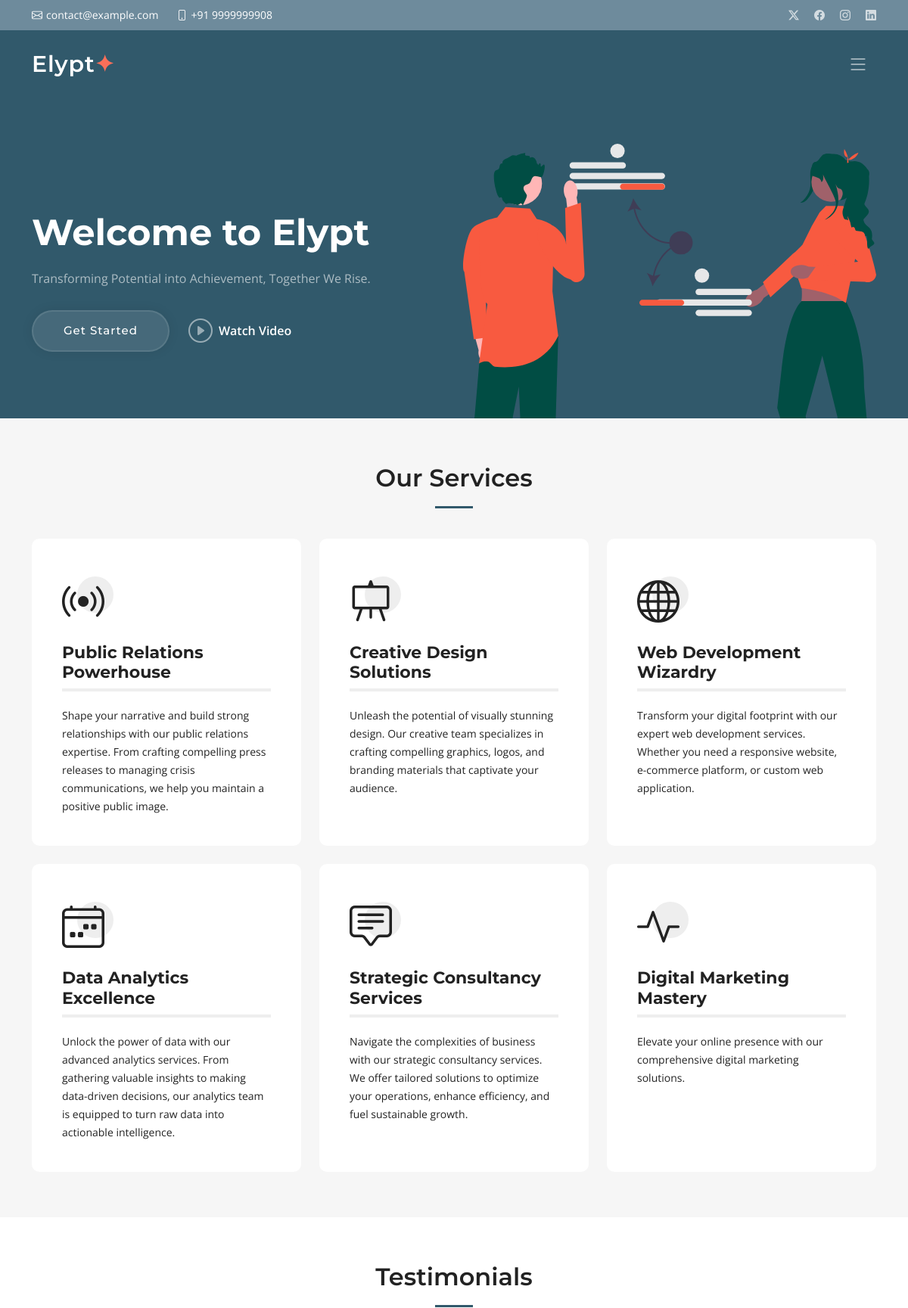
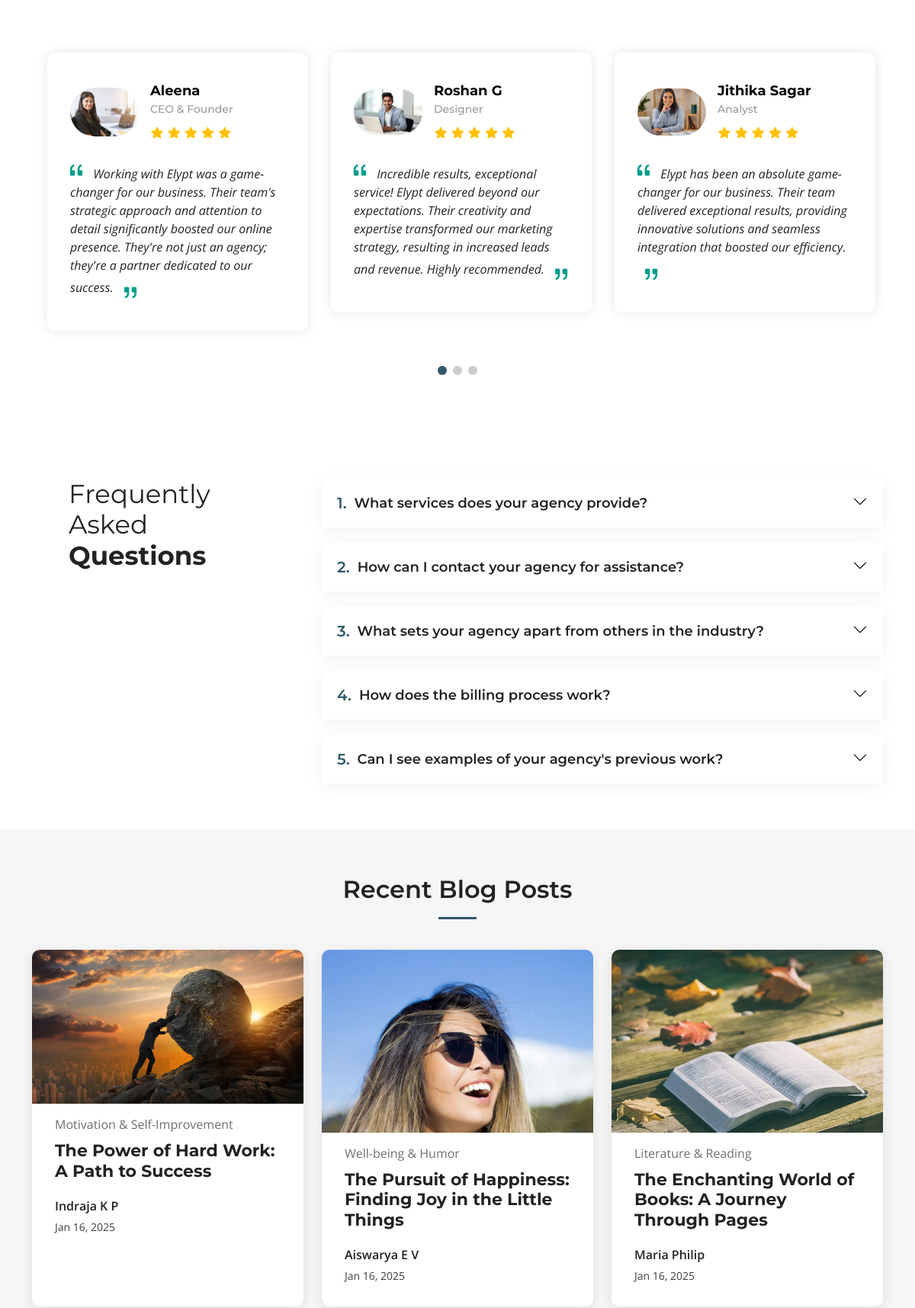
The page / (upper part) on the database its author committed (2 pictures, top to bottom).
### app/models.py (models this page shows, shortened)
class GeneralInfo(models.Model):
    company_name = models.CharField(max_length=255, default="Company")
    location = models.CharField(max_length=255)
    email = models.EmailField()
    phone = models.CharField(max_length=20)
    open_hours = models.CharField(max_length=100, blank=True, null=True)
    video_url = models.URLField(blank=True, null=True)
    twitter_url = models.URLField(blank=True, null=True)
    facebook_url = models.URLField(blank=True, null=True)
    instagram_url = models.URLField(blank=True, null=True)
    linkedin_url = models.URLField(blank=True, null=True)
    objects = models.Manager()

class Service(models.Model):
    icon = models.CharField(max_length=50, blank=True, null=True)
    title = models.CharField(max_length=255, unique=True)
    description = models.TextField()

class Testimonial(models.Model):
    user_image = models.CharField(max_length=255, blank=True, null=True)
    stars_count = [
        (1, "One"),
        (2, "Two"),
        (3, "Three"),
        (4, "Four"),
        (5, "Five"),
    ]
    rating_count = models.IntegerField(choices=stars_count)
    username = models.CharField(max_length=50)
    user_job_title = models.CharField(max_length=50)
    review = models.TextField()

class FrequentlyAskedQuestion(models.Model):
    question = models.CharField(max_length=255)
    answer = models.TextField()

class Blog(models.Model):
    blog_image = models.CharField(max_length=255, null=True, blank=True)
    category = models.CharField(max_length=50, null=True, blank=True)
    title = models.CharField(max_length=255)
    author = models.ForeignKey(
        Author, on_delete=models.PROTECT, null=True, blank=True)
    created_at = models.DateTimeField(default=timezone.now)
    content = RichTextField()  # models.TextField()

class Author(models.Model):
    first_name = models.CharField(max_length=50)
    last_name = models.CharField(max_length=50, null=True, blank=True)
    country = models.CharField(max_length=50)
    joined_at = models.DateTimeField(null=True, blank=True)

### app/views.py (the view)
# urls.py: path('', index, name="home"),
def index(request):
    general_info = GeneralInfo.objects.first()
    services = Service.objects.all()
    testimonials = Testimonial.objects.all()
    faqs = FrequentlyAskedQuestion.objects.all()
    recent_blogs = Blog.objects.all().order_by("-created_at")[:3]
    context = {
        "company_name": general_info.company_name,
        "location": general_info.location,
        "email": general_info.email,
        "phone": general_info.phone,
        "open_hours": general_info.open_hours,
        "video_url": general_info.video_url,
        "twitter_url": general_info.twitter_url,
        "facebook_url": general_info.facebook_url,
        "instagram_url": general_info.instagram_url,
        "linkedin_url": general_info.linkedin_url,
        "services": services,
        "testimonials": testimonials,
        "faqs": faqs,
        "recent_blogs": recent_blogs,
    }
    return render(request, "index.html", context)

### templates/index.html (shortened to what this page needs)
{% extends 'assets/main.html' %}
{% load static %}
{% block mainContent%}
    <section id="services" class="services sections-bg">
      <div class="container" data-aos="fade-up">
        <div class="section-header">
          <h2>Our Services</h2>
        </div>
        <div class="row gy-4" data-aos="fade-up" data-aos-delay="100">
        {% for service in services %}
          <div class="col-lg-4 col-md-6">
            <div class="service-item  position-relative">
              <div class="icon">
                <i class="{{service.icon}}"></i>
              </div>
              <h3>{{service.title}}</h3>
              <p>{{service.description}}</p>
            </div>
          </div>
        {% endfor %}
        </div>
      </div>
    </section>
    <section id="testimonials" class="testimonials">
      <div class="container" data-aos="fade-up">
        <div class="section-header">
          <h2>Testimonials</h2>
        </div>
        <div class="slides-3 swiper" data-aos="fade-up" data-aos-delay="100">
          <div class="swiper-wrapper">
          {% for testimonial in testimonials%}
            <div class="swiper-slide">
              <div class="testimonial-wrap">
                <div class="testimonial-item">
                  <div class="d-flex align-items-center">
                  {% if "http" in testimonial.user_image %}
                    <img src="{{testimonial.user_image}}" class="testimonial-img flex-shrink-0" alt="">
                  {% else %}
                    <img src="{% static testimonial.user_image %}" class="testimonial-img flex-shrink-0" alt="">
                  {% endif %}
                    <div>
                      <h3>{{testimonial.username}}</h3>
                      <h4>{{testimonial.user_job_title}}</h4>
                      <div class="stars">
                          {% for i in 'x'|ljust:testimonial.rating_count %}
                              <i class="bi bi-star-fill"></i>
                          {% endfor %}
                      </div>
                    </div>
                  </div>
                  <p>
                    <i class="bi bi-quote quote-icon-left"></i>
                    {{testimonial.review}}
                    <i class="bi bi-quote quote-icon-right"></i>
                  </p>
                </div>
              </div>
            </div>
          {% endfor %}
          </div>
          <div class="swiper-pagination"></div>
        </div>
      </div>
    </section>
    <section id="faq" class="faq">
      <div class="container" data-aos="fade-up">
        <div class="row gy-4">
          <div class="col-lg-4">
            <div class="content px-xl-5">
              <h3>Frequently Asked <strong>Questions</strong></h3>
            </div>
          </div>
          <div class="col-lg-8">
            <div class="accordion accordion-flush" id="faqlist" data-aos="fade-up" data-aos-delay="100">
            {% for faq in faqs %}
              <div class="accordion-item">
                <h3 class="accordion-header">
                  <button class="accordion-button collapsed" type="button" data-bs-toggle="collapse" data-bs-target="#faq-content-{{forloop.counter}}">
                    <span class="num">{{forloop.counter}}.</span>
                    {{faq.question}}
                  </button>
                </h3>
              </div>
            {% endfor %}
            </div>
          </div>
        </div>
      </div>
    </section>
    <section id="recent-posts" class="recent-posts sections-bg">
      <div class="container" data-aos="fade-up">
        <div class="section-header">
          <h2>Recent Blog Posts</h2>
        </div>
        <div class="row gy-4">
        {% for blog in recent_blogs%}
          <div class="col-xl-4 col-md-6">
            <article>
              <div class="post-img">
                {% if "http" in blog.blog_image %}
                      <img src="{{blog.blog_image}}" alt="" class="img-fluid">
                  {% else %}
                      <img src="{% static blog.blog_image %}" alt="" class="img-fluid">
                  {% endif %}
              </div>
              <p class="post-category">{{blog.category}}</p>
              <h2 class="title">
                <a href="{% url 'blog_detail' blog.id %}">{{blog.title}}</a>
              </h2>
              <div class="d-flex align-items-center">
                <div class="post-meta">
                  <p class="post-author">{{blog.author.first_name}} {{blog.author.last_name}}</p>
                  <p class="post-date">
                    <time datetime="2022-01-01">{{blog.created_at|date:"M j, Y"}}</time>
                  </p>
                </div>
              </div>
            </article>
          </div>
        {% endfor %}
        </div>
      </div>
    </section>
{% endblock mainContent %}

### templates/assets/main.html (shortened to what this page needs)
{% load static %}
<!DOCTYPE html>
<html lang="en">
<head>
  <link href="{% static 'assets/vendor/bootstrap/css/bootstrap.min.css' %}" rel="stylesheet">
  <link href="{% static 'assets/vendor/bootstrap-icons/bootstrap-icons.css' %}" rel="stylesheet">
  <link href="{% static 'assets/vendor/aos/aos.css' %}" rel="stylesheet">
  <link href="{% static 'assets/vendor/glightbox/css/glightbox.min.css' %}" rel="stylesheet">
  <link href="{% static 'assets/vendor/swiper/swiper-bundle.min.css' %}" rel="stylesheet">
  <link href="{% static 'assets/css/main.css' %}" rel="stylesheet">
</head>
<body>
 {% if 'blog' not in request.path %}
      {% include 'assets/header.html' %}
      {% include 'assets/hero.html' %}
 {% endif %}
  <main id="main">
    {% block mainContent %}
    {% endblock mainContent %}
  </main>
</body>
</html>

### templates/assets/header.html (shortened to what this page needs)
 {% load static %}
  <section id="topbar" class="topbar d-flex align-items-center">
    <div class="container d-flex justify-content-center justify-content-md-between">
      <div class="contact-info d-flex align-items-center">
        <i class="bi bi-envelope d-flex align-items-center"><a href="mailto:{{email}}">{{email}}</a></i>
        <i class="bi bi-phone d-flex align-items-center ms-4"><span>{{phone}}</span></i>
      </div>
      <div class="social-links d-none d-md-flex align-items-center">
        <a href="{{twitter_url}}" class="twitter"><i class="bi bi-twitter-x"></i></a>
        <a href="{{facebook_url}}" class="facebook"><i class="bi bi-facebook"></i></a>
        <a href="{{instagram_url}}" class="instagram"><i class="bi bi-instagram"></i></a>
        <a href="{{linkedin_url}}" class="linkedin"><i class="bi bi-linkedin"></i></i></a>
      </div>
    </div>
  </section>
  <header id="header" class="header d-flex align-items-center">
    <div class="container-fluid container-xl d-flex align-items-center justify-content-between">
      <a href="index.html" class="logo d-flex align-items-center">
        <h1>{{company_name}}<span>✦</span></h1>
      </a>
      <i class="mobile-nav-toggle mobile-nav-show bi bi-list"></i>
    </div>
  </header>

### templates/assets/hero.html (shortened to what this page needs)
  {% load static %}
  <section id="hero" class="hero">
    <div class="container position-relative">
      <div class="row gy-5" data-aos="fade-in">
        <div class="col-lg-6 order-2 order-lg-1 d-flex flex-column justify-content-center text-center text-lg-start">
          <h2>Welcome to <span>{{company_name}}</span></h2>
          <p>Transforming Potential into Achievement, Together We Rise.</p>
          <div class="d-flex justify-content-center justify-content-lg-start">
            <a href="#services" class="btn-get-started">Get Started</a>
            <a href="{{video_url}}" class="glightbox btn-watch-video d-flex align-items-center"><i class="bi bi-play-circle"></i><span>Watch Video</span></a>
          </div>
        </div>
        <div class="col-lg-6 order-1 order-lg-2">
          <img src="{% static 'assets/img/hero-img.svg' %}" class="img-fluid" alt="" data-aos="zoom-out" data-aos-delay="100">
        </div>
      </div>
    </div>
  </section>

### rows shown on the page
GeneralInfo: email "contact@example.com", phone "+91 9999999908", company_name "Elypt"
Service: title "Public Relations Powerhouse", description "Shape your narrative and build strong relationships with our public relations expertise. From crafting compelling press releases to managing crisis communications, we help you maintain a positive public image."
Service: title "Creative Design Solutions", description "Unleash the potential of visually stunning design. Our creative team specializes in crafting compelling graphics, logos, and branding materials that captivate your audience."
Service: title "Web Development Wizardry", description "Transform your digital footprint with our expert web development services. Whether you need a responsive website, e-commerce platform, or custom web application."
Service: title "Data Analytics Excellence", description "Unlock the power of data with our advanced analytics services. From gathering valuable insights to making data-driven decisions, our analytics team is equipped to turn raw data into actionable intelligence."
Service: title "Strategic Consultancy Services", description "Navigate the complexities of business with our strategic consultancy services. We offer tailored solutions to optimize your operations, enhance efficiency, and fuel sustainable growth."
Service: title "Digital Marketing Mastery", description "Elevate your online presence with our comprehensive digital marketing solutions."
Testimonial: user_image (picture), username "Aleena", user_job_title "CEO & Founder", rating_count 5 (drawn), review "Working with Elypt was a game-changer for our business. Their team's strategic approach and attention to detail significantly boosted our online presence. They're not just an agency; they're a partner dedicated to our success."
Testimonial: user_image (picture), username "Roshan G", user_job_title "Designer", rating_count 5 (drawn), review "Incredible results, exceptional service! Elypt delivered beyond our expectations. Their creativity and expertise transformed our marketing strategy, resulting in increased leads and revenue. Highly recommended."
Testimonial: user_image (picture), username "Jithika Sagar", user_job_title "Analyst", rating_count 5 (drawn), review "Elypt has been an absolute game-changer for our business. Their team delivered exceptional results, providing innovative solutions and seamless integration that boosted our efficiency."
FrequentlyAskedQuestion: question "What services does your agency provide?"
FrequentlyAskedQuestion: question "How can I contact your agency for assistance?"
FrequentlyAskedQuestion: question "What sets your agency apart from others in the industry?"
FrequentlyAskedQuestion: question "How does the billing process work?"
FrequentlyAskedQuestion: question "Can I see examples of your agency's previous work?"
Blog: blog_image (picture), category "Motivation & Self-Improvement", title "The Power of Hard Work: A Path to Success", author.first_name "Indraja", author.last_name "K P", created_at "Jan 16, 2025"
Blog: blog_image (picture), category "Well-being & Humor", title "The Pursuit of Happiness: Finding Joy in the Little Things", author.first_name "Aiswarya", author.last_name "E V", created_at "Jan 16, 2025"
Blog: blog_image (picture), category "Literature & Reading", title "The Enchanting World of Books: A Journey Through Pages", author.first_name "Maria", author.last_name "Philip", created_at "Jan 16, 2025"
